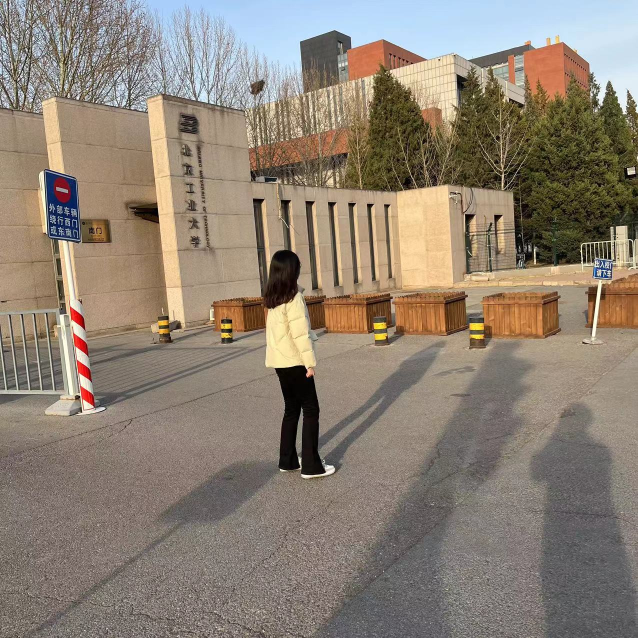
#> input picture dir_data/bj01.jpg, 1276 x 1276 px, found by its file name (shown at 1/2 size); its folder holds 4 pictures in this run
$ python reszie1.py
#> lines starting #> are read from the running program, lines starting #| are printed output that depends on the picture
#coding=utf-8
import os
import cv2
DATADIR = "D:\ISS\mask_RCNN\mask_rcnn\dir_data/"
IMG_SIZE=512
path=os.path.join(DATADIR)
img_list=os.listdir(path)
ind=0

for i in img_list:
    img_array=cv2.imread(os.path.join(path,i),cv2.IMREAD_COLOR)
#> img_array is the input picture: shape (1276, 1276, 3); mean B, G, R 115.5, 129, 141
    new_array=cv2.resize(img_array,(IMG_SIZE,IMG_SIZE))
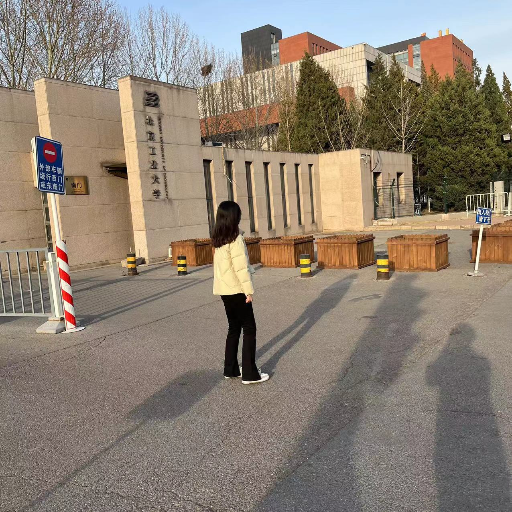
#> new_array: shape (512, 512, 3); mean B, G, R 115.4, 128.9, 140.9
    img_name = i
    save_path: str = DATADIR+i
    ind=ind+1
    cv2.imwrite(save_path,new_array)
#> pass 2 of the loop `for i in img_list:`:
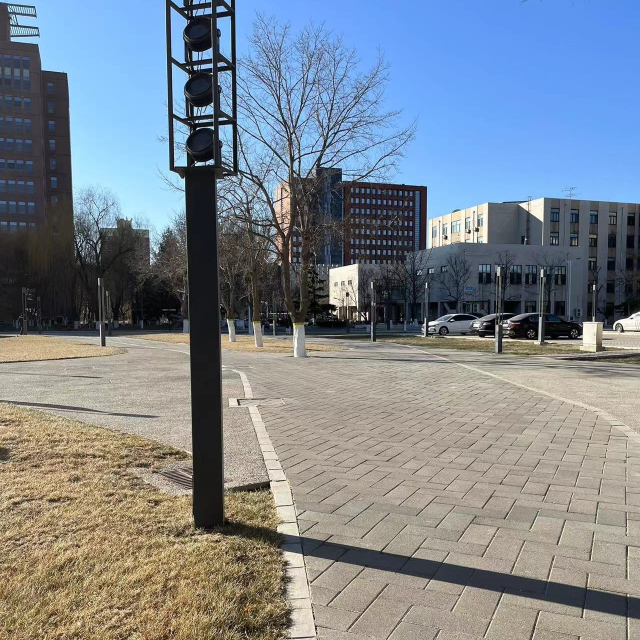
#> input picture dir_data/bj02.jpg, 1280 x 1280 px, found by its file name (shown at 1/2 size)
#> img_array is the input picture: shape (1280, 1280, 3); mean B, G, R 142, 132.9, 123.9
#> `new_array=cv2.resize(img_array,(IMG_SIZE,IMG_SIZE))`:
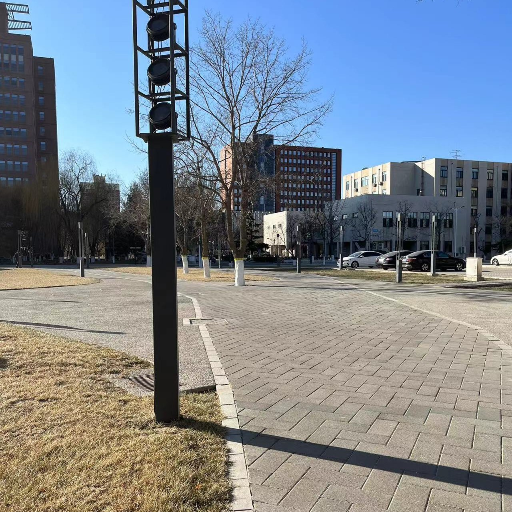
#> new_array: shape (512, 512, 3); mean B, G, R 141.9, 132.9, 123.9
    # [17 lines of commented-out code are left out]
